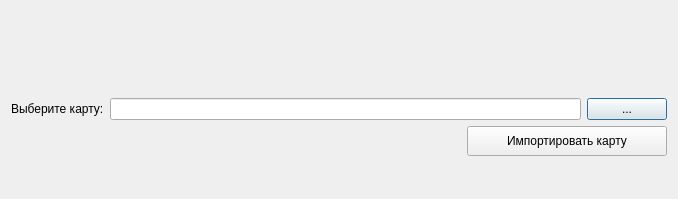
<?xml version="1.0" encoding="UTF-8"?>
<ui version="4.0">
 <class>ImportS57DialogBase</class>
 <widget class="QDialog" name="ImportS57DialogBase">
  <property name="geometry">
   <rect>
    <x>0</x>
    <y>0</y>
    <width>678</width>
    <height>199</height>
   </rect>
  </property>
  <property name="windowTitle">
   <string>ImportS57</string>
  </property>
  <layout class="QVBoxLayout" name="verticalLayout_2">
   <item>
    <layout class="QVBoxLayout" name="verticalLayout">
     <item>
      <layout class="QHBoxLayout" name="horizontalLayout_2">
       <item>
        <widget class="QLabel" name="label_2">
         <property name="sizePolicy">
          <sizepolicy hsizetype="Fixed" vsizetype="Fixed">
           <horstretch>0</horstretch>
           <verstretch>0</verstretch>
          </sizepolicy>
         </property>
         <property name="maximumSize">
          <size>
           <width>50</width>
           <height>50</height>
          </size>
         </property>
         <property name="text">
          <string/>
         </property>
         <property name="pixmap">
          <pixmap>icon.png</pixmap>
         </property>
         <property name="scaledContents">
          <bool>true</bool>
         </property>
        </widget>
       </item>
      </layout>
     </item>
     <item>
      <layout class="QHBoxLayout" name="horizontalLayout">
       <item>
        <widget class="QLabel" name="label">
         <property name="text">
          <string>Выберите карту:</string>
         </property>
        </widget>
       </item>
       <item>
        <widget class="QLineEdit" name="le_path"/>
       </item>
       <item>
        <widget class="QPushButton" name="btn_file">
         <property name="text">
          <string>...</string>
         </property>
        </widget>
       </item>
      </layout>
     </item>
     <item>
      <layout class="QHBoxLayout" name="horizontalLayout_3">
       <item>
        <spacer name="horizontalSpacer_2">
         <property name="orientation">
          <enum>Qt::Horizontal</enum>
         </property>
         <property name="sizeType">
          <enum>QSizePolicy::Preferred</enum>
         </property>
         <property name="sizeHint" stdset="0">
          <size>
           <width>40</width>
           <height>13</height>
          </size>
         </property>
        </spacer>
       </item>
       <item>
        <spacer name="horizontalSpacer_3">
         <property name="orientation">
          <enum>Qt::Horizontal</enum>
         </property>
         <property name="sizeHint" stdset="0">
          <size>
           <width>40</width>
           <height>20</height>
          </size>
         </property>
        </spacer>
       </item>
       <item>
        <widget class="QPushButton" name="btn_import">
         <property name="sizePolicy">
          <sizepolicy hsizetype="Minimum" vsizetype="Fixed">
           <horstretch>0</horstretch>
           <verstretch>0</verstretch>
          </sizepolicy>
         </property>
         <property name="minimumSize">
          <size>
           <width>200</width>
           <height>30</height>
          </size>
         </property>
         <property name="maximumSize">
          <size>
           <width>300</width>
           <height>16777215</height>
          </size>
         </property>
         <property name="font">
          <font>
           <stylestrategy>PreferDefault</stylestrategy>
          </font>
         </property>
         <property name="text">
          <string>Импортировать карту</string>
         </property>
         <property name="autoRepeat">
          <bool>false</bool>
         </property>
         <property name="autoExclusive">
          <bool>false</bool>
         </property>
         <property name="default">
          <bool>false</bool>
         </property>
         <property name="flat">
          <bool>false</bool>
         </property>
        </widget>
       </item>
      </layout>
     </item>
    </layout>
   </item>
  </layout>
 </widget>
 <resources/>
 <connections/>
</ui>
